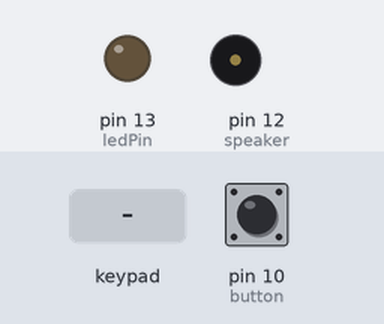
The sketch below on a simulated Arduino Uno, built with avr-gcc and run on an emulated ATmega328P. Shown: output pins drawn as LEDs (lit = HIGH), buzzer (waves = sounding). The inputs (shaded band) are chosen by the test bench; at power-on: pin 10 (button) HIGH. What the sketch prints to the serial monitor is not drawn.

Above: at 1.2 s.
1.3 s: key '*' pressed
2.8 s: keypad keys 5 4 3 2 # pressed 0.4 s apart
6.3 s: keypad keys 5 4 3 2 pressed 0.4 s apart
9.4 s: pin 10 (button) pulled LOW for 0.15 s
At 10.0 s:
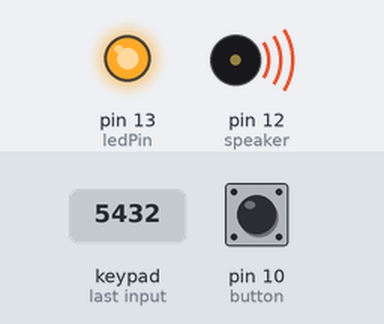
11.1 s: pin 10 (button) pulled LOW for 1 s
At 13.5 s:
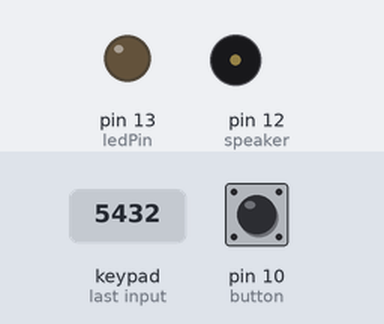
Timing chart, 0 to 15.0 s (numbered marks = the images above; inputs shaded):
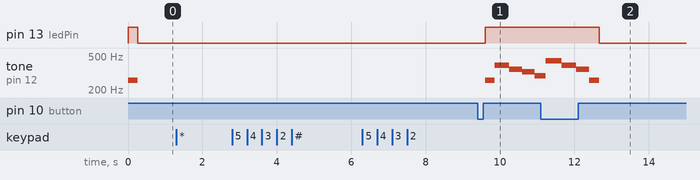

Measured:
- after the input at 1.3 s, every drawn part: stays the same
- after the input at 2.8 s, every drawn part: stays the same
- after the input at 6.3 s, every drawn part: stays the same
- after the input at 9.4 s, pin 13 (ledPin): LOW → HIGH after 0.20 s; tone on pin 12 (speaker): plays 261 Hz for 0.26 s, 391 Hz for 0.39 s, 348 Hz for 0.35 s, 329 Hz for 0.33 s, 293 Hz for 0.17 s, starting after 0.20 s
- after the input at 11.1 s, pin 13 (ledPin): HIGH → LOW after 1.6 s

The sketch:

4330_lab_1.5.ino
```cpp
#include <Keypad.h>
int button = 10;
int ledPin = 13;
int speaker = 12;
int numberNotes = 8;
int notes[] = {0, 2, 4, 5, 7, 9, 11, 12};
int sound[] = {'C', 'D', 'E', 'F', 'G', 'A', 'B', 'H'};
char song[] = {'C', 'D', 'E', 'F', 'G', 'A', 'B', 'H'};
bool newSong = false;
bool songState = false;
int i = 0;

int ledState = HIGH;
int buttonState;
int lastState = LOW;

unsigned long lastTime = 0;
unsigned long debounceDelay = 50;
const byte ROWS = 4; //four rows
const byte COLS = 3; //three columns
char keys[ROWS][COLS] = {
  {'1', '2', '3'},
  {'4', '5', '6'},
  {'7', '8', '9'},
  {'*', '0', '#'}
};
byte rowPins[ROWS] = {5, 4, 3, 2}; //connect to the row pinouts of the keypad
byte colPins[COLS] = {8, 7, 6}; //connect to the column pinouts of the keypad

Keypad keypad = Keypad( makeKeymap(keys), rowPins, colPins, ROWS, COLS );
void setup() {
  pinMode(button, INPUT_PULLUP);
  pinMode(ledPin, OUTPUT);
  pinMode(speaker, OUTPUT);
  noTone(speaker);
  Serial.begin(9600);


  digitalWrite(ledPin, ledState);
}

void loop() {


  int reading = digitalRead(button);


  if (reading != lastState) {

    lastTime = millis();
  }

  if ((millis() - lastTime) > debounceDelay) {

    if (reading != buttonState) {
      buttonState = reading;


      if (buttonState == HIGH) {
        ledState = !ledState;
        songState = !songState;

      }
    }
  }


  digitalWrite(ledPin, ledState);

  if (!songState) {
    if (i == numberNotes) {
      i = 0;
    }
    int tran = 0;
    for (int j = 0; j < 8; j++) {
      if (song[i] == sound[j]) {
        tran = j;
        break;
      }

    }
    double tmp = (261.2 * (pow(2.0, ((notes[tran]) / 12.0))));

    tone(speaker, tmp);
    i = i + 1;
    //if (songState) break;
    delay(tmp);


  } else {
    noTone(speaker);
    Serial.print(newSong);
    if (!newSong){
      for (int j = 0; j < 8; j++) {
        noTone(speaker);
        char key = keypad.getKey();
        bool check = false;
        while (!key) {

          key = keypad.getKey();
        }
        if (key) {
          Serial.println(key);
          if (key == 49) {
            song[j] = 'C';
          }
          if (key == 50) {
            song[j] = 'D';
          }
          if (key == 51) {
            song[j] = 'E';
          }
          if (key == 52) {
            song[j] = 'F';
          }
          if (key == 53) {
            song[j] = 'G';
          }
          if (key == 54) {
            song[j] = 'A';
          }
          if (key == 55) {
            song[j] = 'B';
          }
          if (key == 56) {
            song[j] = 'H';

          }
        }
      }
      for (int j = 0; j < 8; j++) {
        Serial.print(song[j]);
      }
      i = 0;
      newSong = true;
    }
  }

  lastState = reading;
}
```
